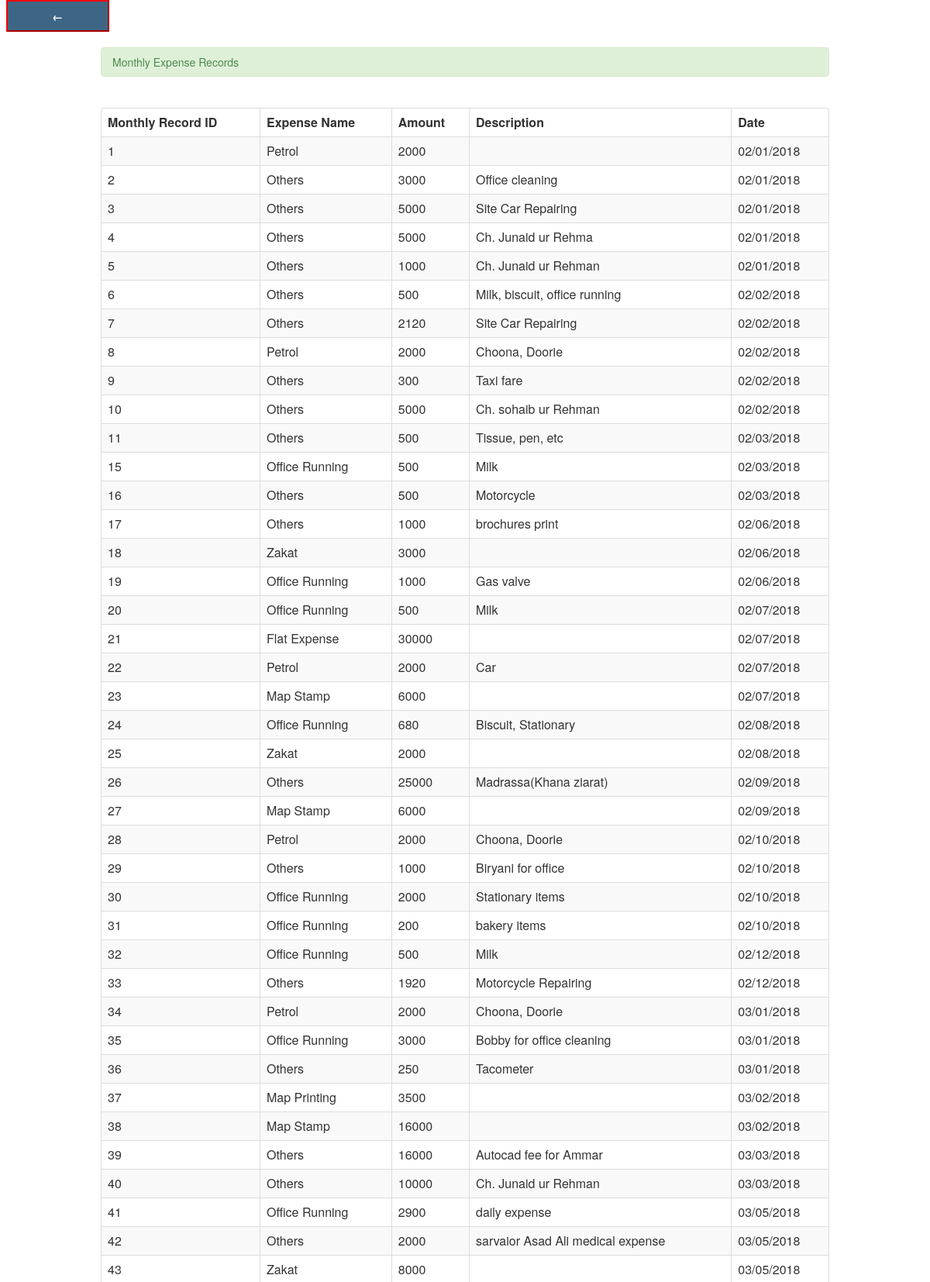
Screenshot of /pages/view_monthly.php (upper part) with the database file from the repository.
### tables this page shows
CREATE TABLE IF NOT EXISTS `monthly_expense` (
  `me_ID` int(11) NOT NULL AUTO_INCREMENT,
  `m_name` varchar(25) NOT NULL,
  `m_description` text NOT NULL,
  `m_date` varchar(15) NOT NULL,
  `m_amount` int(11) NOT NULL,
  PRIMARY KEY (`me_ID`)
);

### pages/view_monthly.php (the view, shortened to what this page needs)
<head>
</head>
<?php
include('header.php');
?>
<body>
<a class="auto-style5" href="index_view1.php"><strong><span class="auto-style6">
<input class="auto-style7" style="border-bottom-color: #FF0000; border-color: #FF0000; width: 133px; height: 41px; border-left-color: #FF0000; border-right-color: #FF0000; border-top-color: #FF0000;" type="button" value="&#8592;"></span></strong></a><br>
<br>
<div class="container">
  <div class="alert alert-success">Monthly Expense Records</div>
<br />
	     <table  class="table table-striped table-bordered">
                            <thead>
                                <tr>
                                    <th>Monthly Record ID</th>
                                    <th>Expense Name</th>
                                    <th>Amount</th>
                                    <th>Description</th>
                                    <th> Date</th>
                                </tr>
                            </thead>
                            <tbody>
							<?php
							$query=mysql_query("select * from monthly_expense order by me_ID ")or die(mysql_error());
							while($row=mysql_fetch_array($query)){
							?>
										<tr>
                                         <td><?php echo $row['me_ID'] ?></td>
                                         <td><?php echo $row['m_name'] ?></td>
                                         <td><?php echo $row['m_amount'] ?></td>
                                         <td><?php echo $row['m_description'] ?></td>
                                         <td><?php echo $row['m_date'] ?></td>
                                </tr>
						          <?php } ?>
                            </tbody>
                        </table>
</div>
</body>
</html>

### pages/view_monthly.php (style rules this page uses)
.auto-style5 { text-decoration: none; }
.auto-style6 { font-size: xx-large; }
.auto-style7 { color: #FFFFFF; font-weight: bold; background-color: #3E6684; }

### rows the page displays
monthly_expense: me_ID "1", m_name "Petrol", m_amount "2000", m_date "02/01/2018"
monthly_expense: me_ID "2", m_name "Others", m_amount "3000", m_description "Office cleaning", m_date "02/01/2018"
monthly_expense: me_ID "3", m_name "Others", m_amount "5000", m_description "Site Car Repairing", m_date "02/01/2018"
monthly_expense: me_ID "4", m_name "Others", m_amount "5000", m_description "Ch. Junaid ur Rehma", m_date "02/01/2018"
monthly_expense: me_ID "5", m_name "Others", m_amount "1000", m_description "Ch. Junaid ur Rehman", m_date "02/01/2018"
monthly_expense: me_ID "6", m_name "Others", m_amount "500", m_description "Milk, biscuit, office running", m_date "02/02/2018"
monthly_expense: me_ID "7", m_name "Others", m_amount "2120", m_description "Site Car Repairing", m_date "02/02/2018"
monthly_expense: me_ID "8", m_name "Petrol", m_amount "2000", m_description "Choona, Doorie", m_date "02/02/2018"
monthly_expense: me_ID "9", m_name "Others", m_amount "300", m_description "Taxi fare", m_date "02/02/2018"
monthly_expense: me_ID "10", m_name "Others", m_amount "5000", m_description "Ch. sohaib ur Rehman", m_date "02/02/2018"
monthly_expense: me_ID "11", m_name "Others", m_amount "500", m_description "Tissue, pen, etc", m_date "02/03/2018"
monthly_expense: me_ID "15", m_name "Office Running", m_amount "500", m_description "Milk", m_date "02/03/2018"
monthly_expense: me_ID "16", m_name "Others", m_amount "500", m_description "Motorcycle", m_date "02/03/2018"
monthly_expense: me_ID "17", m_name "Others", m_amount "1000", m_description "brochures print", m_date "02/06/2018"
monthly_expense: me_ID "18", m_name "Zakat", m_amount "3000", m_date "02/06/2018"
monthly_expense: me_ID "19", m_name "Office Running", m_amount "1000", m_description "Gas valve", m_date "02/06/2018"
monthly_expense: me_ID "20", m_name "Office Running", m_amount "500", m_description "Milk", m_date "02/07/2018"
monthly_expense: me_ID "21", m_name "Flat Expense", m_amount "30000", m_date "02/07/2018"
monthly_expense: me_ID "22", m_name "Petrol", m_amount "2000", m_description "Car", m_date "02/07/2018"
monthly_expense: me_ID "23", m_name "Map Stamp", m_amount "6000", m_date "02/07/2018"
monthly_expense: me_ID "24", m_name "Office Running", m_amount "680", m_description "Biscuit, Stationary", m_date "02/08/2018"
monthly_expense: me_ID "25", m_name "Zakat", m_amount "2000", m_date "02/08/2018"
monthly_expense: me_ID "26", m_name "Others", m_amount "25000", m_description "Madrassa(Khana ziarat)", m_date "02/09/2018"
monthly_expense: me_ID "27", m_name "Map Stamp", m_amount "6000", m_date "02/09/2018"
monthly_expense: me_ID "28", m_name "Petrol", m_amount "2000", m_description "Choona, Doorie", m_date "02/10/2018"
monthly_expense: me_ID "29", m_name "Others", m_amount "1000", m_description "Biryani for office", m_date "02/10/2018"
monthly_expense: me_ID "30", m_name "Office Running", m_amount "2000", m_description "Stationary items", m_date "02/10/2018"
monthly_expense: me_ID "31", m_name "Office Running", m_amount "200", m_description "bakery items", m_date "02/10/2018"
monthly_expense: me_ID "32", m_name "Office Running", m_amount "500", m_description "Milk", m_date "02/12/2018"
monthly_expense: me_ID "33", m_name "Others", m_amount "1920", m_description "Motorcycle Repairing", m_date "02/12/2018"
monthly_expense: me_ID "34", m_name "Petrol", m_amount "2000", m_description "Choona, Doorie", m_date "03/01/2018"
monthly_expense: me_ID "35", m_name "Office Running", m_amount "3000", m_description "Bobby for office cleaning", m_date "03/01/2018"
monthly_expense: me_ID "36", m_name "Others", m_amount "250", m_description "Tacometer", m_date "03/01/2018"
monthly_expense: me_ID "37", m_name "Map Printing", m_amount "3500", m_date "03/02/2018"
monthly_expense: me_ID "38", m_name "Map Stamp", m_amount "16000", m_date "03/02/2018"
monthly_expense: me_ID "39", m_name "Others", m_amount "16000", m_description "Autocad fee for Ammar", m_date "03/03/2018"
monthly_expense: me_ID "40", m_name "Others", m_amount "10000", m_description "Ch. Junaid ur Rehman", m_date "03/03/2018"
monthly_expense: me_ID "41", m_name "Office Running", m_amount "2900", m_description "daily expense", m_date "03/05/2018"
monthly_expense: me_ID "42", m_name "Others", m_amount "2000", m_description "sarvaior Asad Ali medical expense", m_date "03/05/2018"
monthly_expense: me_ID "43", m_name "Zakat", m_amount "8000", m_date "03/05/2018"
